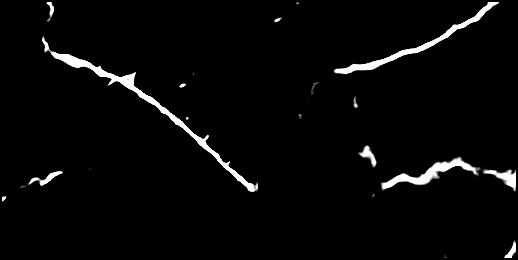
#> input picture test/0_pred.png, 518 x 260 px, given as the content of the folder D:/pix2pixHD/dataset/SNAT_R4_Crack500_Results/FCN, which was not available
$ python test_crack500.py
#> lines starting #> are read from the running program, lines starting #| are printed output that depends on the picture; after the words box and inside, x2 and y2 are one past the last pixel; in counts of white or black regions, pixels touching at a corner belong together; pictures that were not available may be replaced by others from this repository, and a replacement may not be noted
import cv2
import glob
import matplotlib.pyplot as plt
import os
import numpy as np
import imutils
from tqdm import tqdm
from sklearn.metrics import f1_score,confusion_matrix,fbeta_score
def Accuracy1(GT,seg,beta):
    r = []
    p = []
    F = 0
    #[x,y] = np.argwhere(GT >0)
    GT[GT >0] = 1
    GT = np.ndarray.flatten(GT)
    #[x,y] = np.argwhere(seg > 0)
    seg[seg > 0] = 1
    seg = np.ndarray.flatten(seg)
    CM = confusion_matrix(GT,seg)
    c = np.shape(CM)
    for i in range(c[1]):
        if (np.sum(CM[i,:]) == 0):
            r.append(0)
        else:
            a = CM[i,i]/(np.sum(CM[i,:]))
            r.append(a)
        if (np.sum(CM[:,i]) == 0):
            p.append(0)
        else:
            p.append(CM[i,i]/(np.sum(CM[:,i])))
    F = (1+beta)*(np.mean(r)*np.mean(p))/(beta*np.mean(p)+np.mean(r))
    return F,np.mean(p),np.mean(r)

numlist = [0] * 250
list_fall=[]
img_paper = glob.glob(r'D:\Tai Xuong0\crack datasets\CRACK500\test/'+'*.png')
img_result = glob.glob(r'D:\pix2pixHD\dataset\SNAT_R4_Crack500_Results\FCN/'+'*.png')
for k ,img_path in enumerate(img_result):
    print('%s/%s     %s' %(k,len(img_result),img_path))

    a=256
    name12= (os.path.split(img_path)[-1]).split(".")[0]
    #print(name12)
    image_result = cv2.imread(img_path)
#> image_result is the input picture: shape (260, 518, 3); min 0, max 255, mean 7.8
    image_result=cv2.resize(image_result,(a,a))
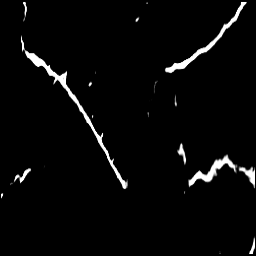
#> image_result: shape (256, 256, 3); min 0, max 255, mean 7.8
    image_result[image_result>0]=1
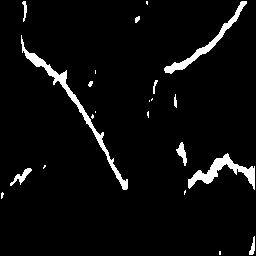
#> image_result: shape (256, 256, 3); values 0 (black) and 1 (white), 4.6% white; 22 white regions (11 under 20 px), largest, box (x1, y1, x2, y2) and area: (21, 35, 128, 190) 1022, (188, 153, 255, 190) 757, (164, 1, 247, 74) 650
    #print(np.unique(image_result))
    min_img=0
    min_2=100000000
    img_out = []
    name_out = []
    img_out1=[]
    loop = tqdm(img_paper)
    for batch_idx , path_real in enumerate(loop):
    #for path_real in loop:
        name_img = (os.path.split(path_real)[-1]).split(".")[0]
        image_real=cv2.imread(path_real)
        for angle in np.arange(0, 360,90):
            rotated = imutils.rotate(image_real, angle)
            image_real=cv2.resize(image_real,(a,a))
            image_real[image_real>0]=1
            #print(np.unique(image_real))
            #print(aaaa)
            img_test= image_real - image_result

            #print(np.unique(img_test))
            a1,b1,c1=Accuracy1(image_real,image_result,0.3)

            #print(a1)
            point = len(np.argwhere(img_test==255))
            if a1>min_img:
                min_img= a1
                img_out = image_real
                name_out = name_img
            if point<min_2:
                min_2=point
                img_out1 = image_real
                name1 = name_img
#> this loop made 4 passes
#> (min_img, min_2) on pass 1: (1, 0)
#> pass 2, `rotated = imutils.rotate(image_real, angle)`:
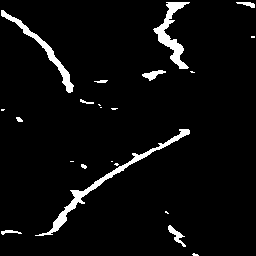
#> rotated: shape (256, 256, 3); values 0 (black) and 1 (white), 4.6% white; 22 white regions (11 under 20 px), largest, box (x1, y1, x2, y2) and area: (35, 129, 190, 236) 1022, (153, 2, 190, 69) 757, (1, 10, 74, 93) 650
#> pass 3, `rotated = imutils.rotate(image_real, angle)`:
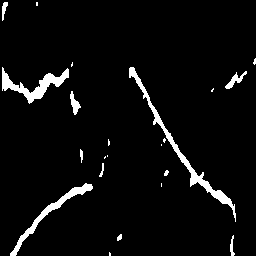
#> rotated: shape (256, 256, 3); values 0 (black) and 1 (white), 4.6% white; 22 white regions (11 under 20 px), largest, box (x1, y1, x2, y2) and area: (129, 67, 236, 222) 1022, (2, 67, 69, 104) 757, (10, 183, 93, 256) 650
#> after the loop, min_2 = 0; min_img = 1; name1 = '0_pred'; name_out = '0_pred'

        loop.set_postfix(f1_score=min_img)
    if min_img<0.7:
        list_fall.append(name12)
    print(list_fall)
#> (the run stopped early here; a loop or call above may not have finished)

$ run again, on test/4_pred.png
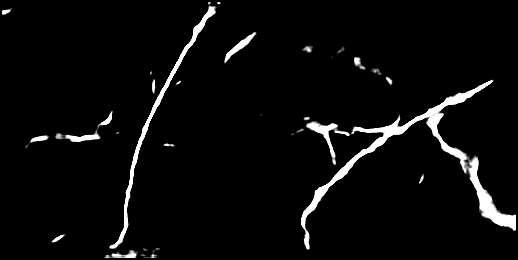
#> input picture test/4_pred.png, 518 x 260 px, given as the content of the folder D:/pix2pixHD/dataset/SNAT_R4_Crack500_Results/FCN, which was not available
#> image_result is the input picture: shape (260, 518, 3); min 0, max 255, mean 10.9
#> `image_result[image_result>0]=1`:
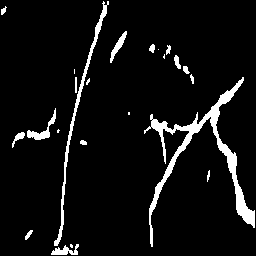
#> image_result: shape (256, 256, 3); values 0 (black) and 1 (white), 6.4% white; 23 white regions (7 under 20 px), largest, box (x1, y1, x2, y2) and area: (144, 77, 255, 247) 2344, (54, 1, 109, 246) 807, (27, 108, 56, 140) 230
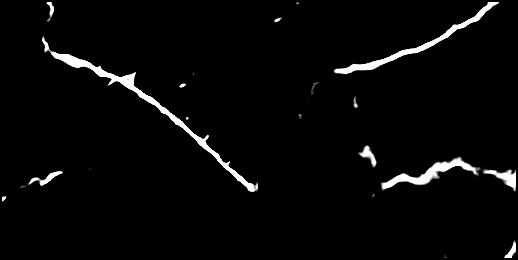
#> input picture test/0_pred.png, 518 x 260 px
#> image_real is the input picture: shape (260, 518, 3); min 0, max 255, mean 7.8
#> the loop `for angle in np.arange(0, 360,90):` made 4 passes
#> (min_img, min_2) on pass 1: (0.504, 11850)
#> after the loop `for angle in np.arange(0, 360,90):`: min_2 = 11850; min_img = 0.504; name1 = '0_pred'

$ run again, on test/5_pred.png
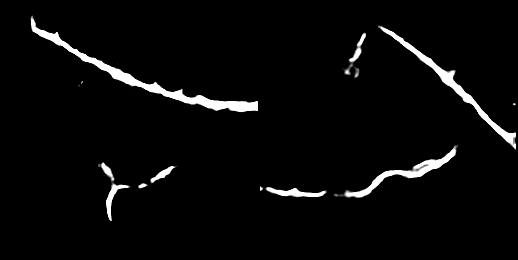
#> input picture test/5_pred.png, 518 x 260 px, given as the content of the folder D:/pix2pixHD/dataset/SNAT_R4_Crack500_Results/FCN, which was not available
#> image_result is the input picture: shape (260, 518, 3); min 0, max 255, mean 9.1
#> `image_result[image_result>0]=1`:
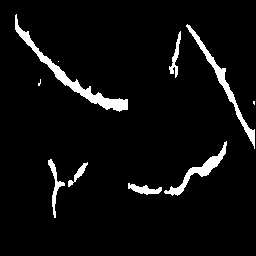
#> image_result: shape (256, 256, 3); values 0 (black) and 1 (white), 5.1% white; 10 white regions (3 under 20 px), largest, box (x1, y1, x2, y2) and area: (15, 14, 128, 112) 1173, (186, 24, 255, 149) 754, (164, 141, 227, 196) 591
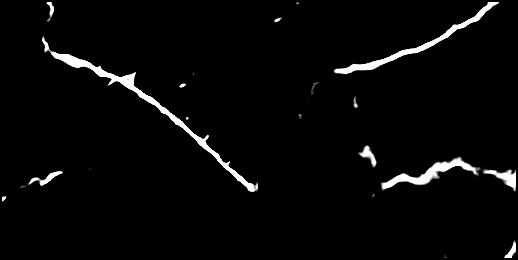
#> input picture test/0_pred.png, 518 x 260 px
#> image_real is the input picture: shape (260, 518, 3); min 0, max 255, mean 7.8
#> the loop `for angle in np.arange(0, 360,90):` made 4 passes
#> (min_img, min_2) on pass 1: (0.532, 8916)
#> after the loop `for angle in np.arange(0, 360,90):`: min_2 = 8916; min_img = 0.532; name1 = '0_pred'
